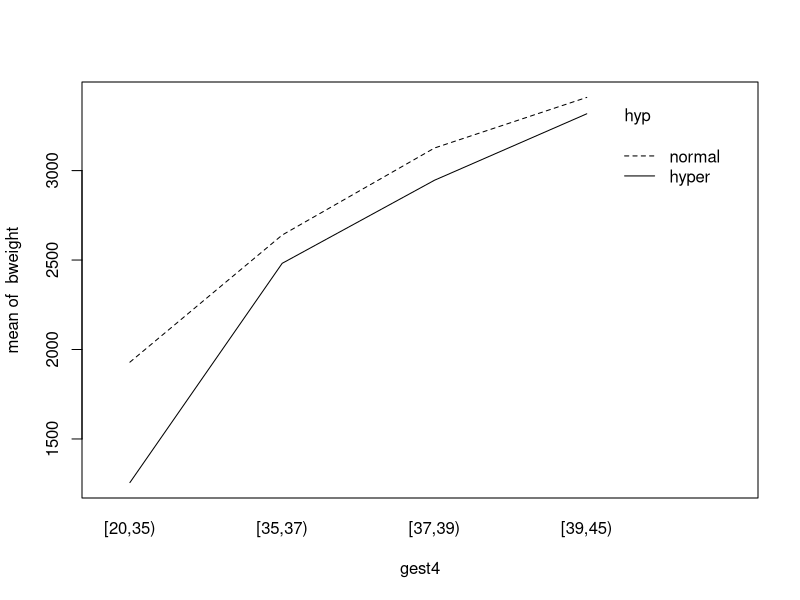
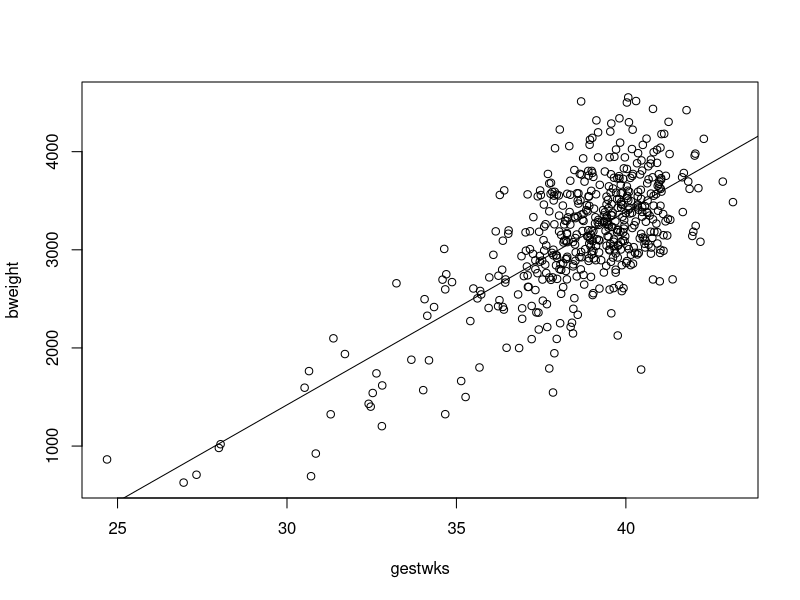
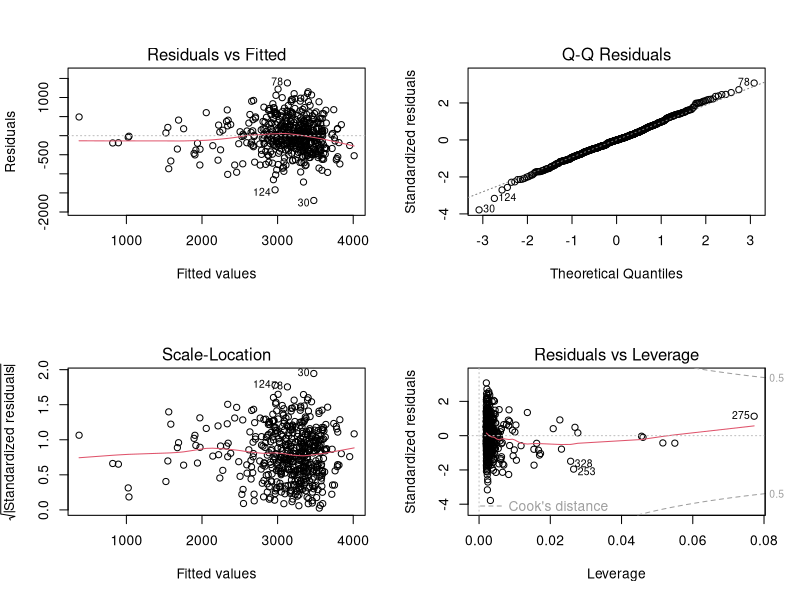
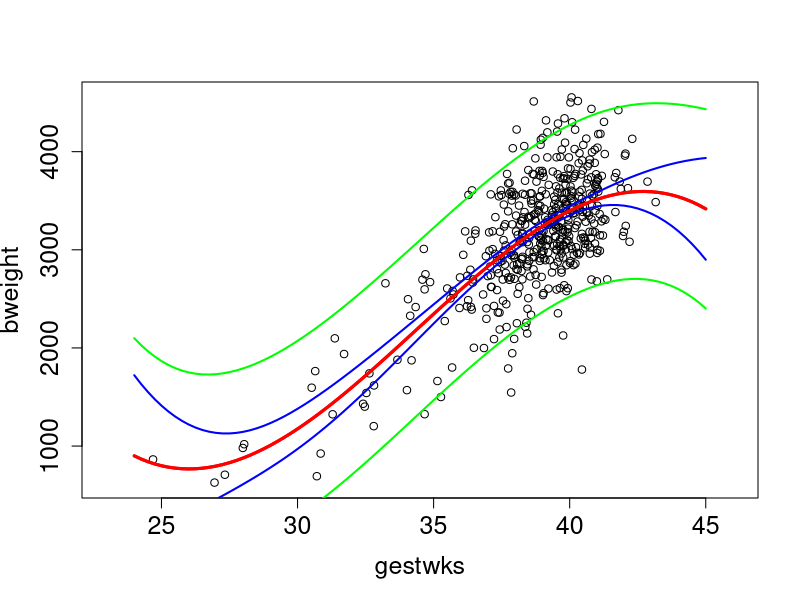
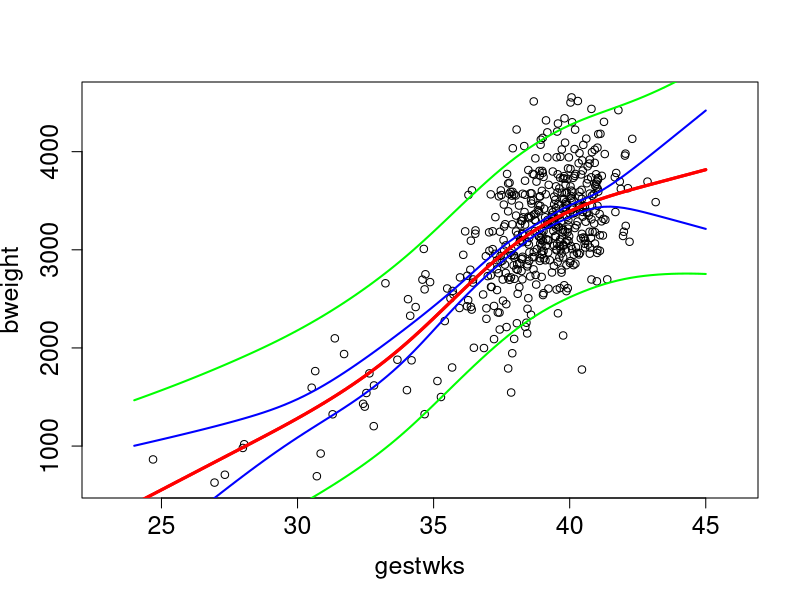
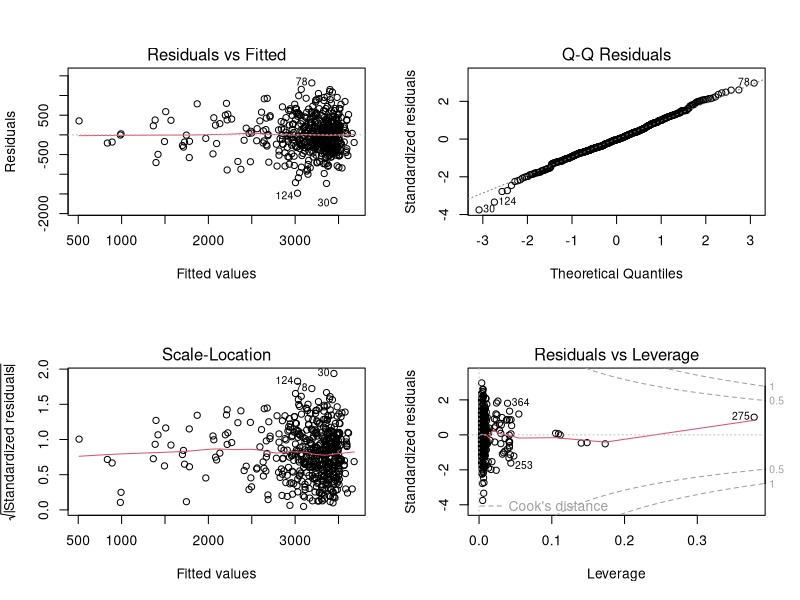
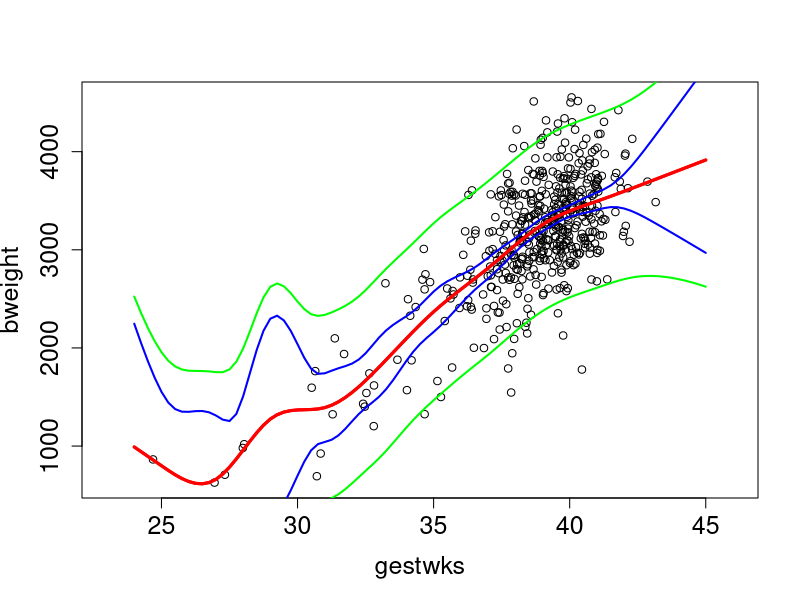
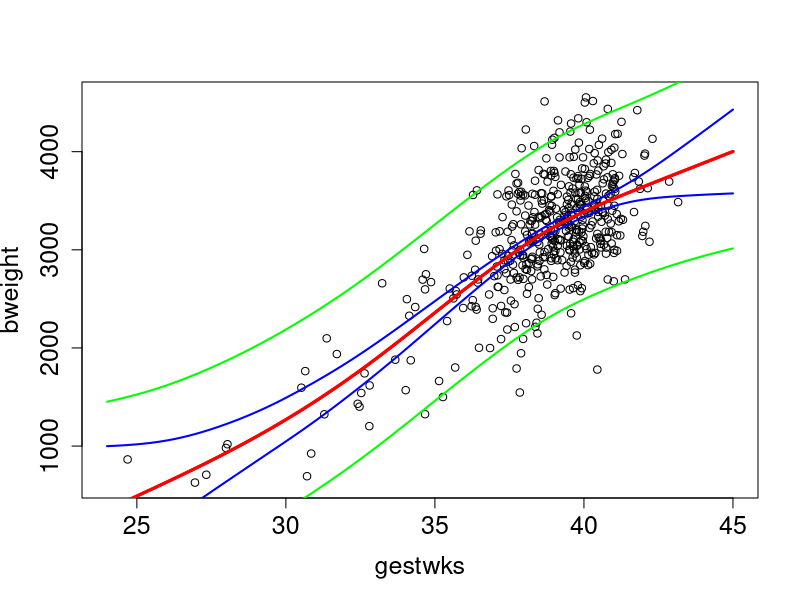

The R script that drew these images, in order:
### R code from vignette source 'effects-s.rnw'
### Encoding: ISO8859-1

###################################################
### code chunk number 1: Run births-house
###################################################
library(Epi)
data(births)
str(births)


###################################################
### code chunk number 2: effects-s.rnw:80-86
###################################################
births$hyp <- factor(births$hyp, labels = c("normal", "hyper"))
births$sex <- factor(births$sex, labels = c("M", "F"))
births$agegrp <- cut(births$matage, 
    breaks = c(20, 25, 30, 35, 40, 45), right = FALSE)
births$gest4 <- cut(births$gestwks, 
    breaks = c(20, 35, 37, 39, 45), right = FALSE)


###################################################
### code chunk number 3: summary
###################################################
summary(births)
with(births, sd(bweight) )


###################################################
### code chunk number 4: t test for sex on bweight
###################################################
with( births, t.test(bweight ~ sex, var.equal=T) )


###################################################
### code chunk number 5: Effects of sex on bweight
###################################################
effx(response=bweight, type="metric", exposure=sex, data=births)


###################################################
### code chunk number 6: Table of mean birth weight by sex
###################################################
stat.table(sex, mean(bweight), data=births)


###################################################
### code chunk number 7: lm of bweight by sex
###################################################
m1 <- glm(bweight ~ sex, family=gaussian, data=births)
summary(m1)


###################################################
### code chunk number 8: ci.lin of bweight by sex
###################################################
round( ci.lin(m1)[ , c(1,5,6)] , 1)


###################################################
### code chunk number 9: Effects of hyp on bweight
###################################################
effx(response=bweight, type="metric", exposure=hyp, data=births)


###################################################
### code chunk number 10: Effects of gest4 (four levels) on bweight
###################################################
effx(response=bweight,typ="metric",exposure=gest4,data=births)


###################################################
### code chunk number 11: Table of mean bweight by gest4
###################################################
stat.table(gest4,mean(bweight),data=births)


###################################################
### code chunk number 12: lm of gest4 on bweight
###################################################
m2 <- lm(bweight ~ gest4, data = births)
round( ci.lin(m2)[ , c(1,5,6)] , 1)


###################################################
### code chunk number 13: bweight-by-hyp-gest4
###################################################
par(mfrow=c(1,1))
with( births, interaction.plot(gest4, hyp, bweight) )


###################################################
### code chunk number 14: Effect of hyp on bweight stratified by gest4
###################################################
effx(bweight, type="metric", exposure=hyp, strata=gest4,data=births)


###################################################
### code chunk number 15: lm for hyp on bweight stratified by gest4
###################################################
m3 <- lm(bweight ~ gest4/hyp, data = births)
round( ci.lin(m3)[ , c(1,5,6)], 1) 


###################################################
### code chunk number 16: lmI for hyp on bweight stratified by gest4
###################################################
m3I <- lm(bweight ~ gest4 + hyp + gest4:hyp, data = births)
round( ci.lin(m3I)[ , c(1,5,6)], 1) 


###################################################
### code chunk number 17: lmIb for hyp on bweight stratified by gest4b
###################################################
births$gest4b <- Relevel( births$gest4, ref = 4)
m3Ib <- lm(bweight ~ gest4b*hyp, data = births)
round( ci.lin(m3Ib)[ , c(1,5,6)], 1) 


###################################################
### code chunk number 18: lmI for hyp on bweight stratified by gest4
###################################################
m3M <- lm(bweight ~ gest4 + hyp, data = births)
round( ci.lin(m3M)[ , c(1,5,6)], 1) 


###################################################
### code chunk number 19: test for hyp-gest4 interaction on bweight
###################################################
anova(m3I, m3M)


###################################################
### code chunk number 20: Effects of hyp on lowbw stratified by sex
###################################################
effx(bweight, type="metric", exposure=hyp, strata= sex, data=births)
m4S <- lm(bweight ~ sex/hyp, data = births)
round( ci.lin(m4S)[ , c(1,5,6)], 1) 
m4I <- lm(bweight ~ sex + hyp + sex:hyp, data = births)
round( ci.lin(m4I)[ , c(1,5,6)], 1) 


###################################################
### code chunk number 21: Effect of hyp on bweight controlled for sex
###################################################
effx(bweight, type="metric", exposure=hyp, control=sex, data=births)


###################################################
### code chunk number 22: lm for hyp on bweight controlled for sex
###################################################
m4 <- lm(bweight ~ sex + hyp, data = births)
ci.lin(m4)[ , c(1,5,6)]  


###################################################
### code chunk number 23: Linear effect of gestwks on bweight
###################################################
effx(response=bweight, type="metric", exposure=gestwks,data=births)
m5 <- lm(bweight ~ gestwks, data=births) ; ci.lin(m5)[ , c(1,5,6)]


###################################################
### code chunk number 24: Linear effect of gestwks on lowbw
###################################################
effx(response=lowbw, type="binary", exposure=gestwks,data=births)


###################################################
### code chunk number 25: Linear effect of gestwks on bweight stratified by agegrp
###################################################
effx(bweight, type="metric", exposure=gestwks, strata=agegrp, data=births)


###################################################
### code chunk number 26: Plot-bweight-by-gestwks
###################################################
with(births, plot(gestwks,bweight))
abline(m5)


###################################################
### code chunk number 27: bweight-gestwks-m5-diag
###################################################
par(mfrow=c(2,2))
plot(m5)


###################################################
### code chunk number 28: bweight-by-gestwks-cubic
###################################################
m6 <- update(m5, . ~ .  + I(gestwks^2) + I(gestwks^3))
round(ci.lin(m6)[, c(1,5,6)], 1)


###################################################
### code chunk number 29: bweight-by-gestwks-cubic-ortog
###################################################
births2 <- subset(births, !is.na(gestwks))
m.ortpoly <- lm(bweight ~ poly(gestwks, 3), data= births2 )
round(ci.lin(m.ortpoly)[, c(1,5,6)], 1)
anova(m5, m.ortpoly)


###################################################
### code chunk number 30: bweight-by-gestwks-cubic-pred
###################################################
nd <- data.frame(gestwks = seq(24, 45, by = 0.25) ) 
fit.poly <- predict( m.ortpoly, newdata=nd, interval="conf" )
pred.poly <- predict( m.ortpoly, newdata=nd, interval="pred" )
par(mfrow=c(1,1))
with( births, plot( bweight ~ gestwks, xlim = c(23, 46), cex.axis= 1.5, cex.lab = 1.5 )  )
matlines( nd$gestwks, fit.poly, lty=1, lwd=c(3,2,2), col=c('red','blue','blue') )
matlines( nd$gestwks, pred.poly, lty=1, lwd=c(3,2,2), col=c('red','green','green') )


###################################################
### code chunk number 31: bweight-gestwks-Ns5
###################################################
library(splines)
mNs5 <- lm( bweight ~ Ns( gestwks, 
        knots = c(28,34,38,40,43)), data = births)
round(ci.lin(mNs5)[ , c(1,5,6)], 1)


###################################################
### code chunk number 32: Ns5-pred
###################################################
fit.Ns5 <- predict( mNs5, newdata=nd, interval="conf" )
pred.Ns5 <- predict( mNs5, newdata=nd, interval="pred" )
with( births, plot( bweight ~ gestwks, xlim = c(23, 46), cex.axis= 1.5, cex.lab = 1.5 )  )
matlines( nd$gestwks, fit.Ns5, lty=1, lwd=c(3,2,2), col=c('red','blue','blue') )
matlines( nd$gestwks, pred.Ns5, lty=1, lwd=c(3,2,2), col=c('red','green','green') )


###################################################
### code chunk number 33: cubic-diag
###################################################
par(mfrow=c(2,2))
plot(mNs5)


###################################################
### code chunk number 34: bweigth-gestwks-Ns10
###################################################
mNs10 <- lm( bweight ~ Ns( gestwks, 
        knots = seq(25, 43, by = 2)), data = births)
round(ci.lin(mNs10)[ , c(1,5,6)], 1)
fit.Ns10 <- predict( mNs10, newdata=nd, interval="conf" )
pred.Ns10 <- predict( mNs10, newdata=nd, interval="pred" )
par(mfrow=c(1,1))
with( births, plot( bweight ~ gestwks, xlim = c(23, 46), cex.axis= 1.5, cex.lab = 1.5 )  )
matlines( nd$gestwks, fit.Ns10, lty=1, lwd=c(3,2,2), col=c('red','blue','blue') )
matlines( nd$gestwks, pred.Ns10, lty=1, lwd=c(3,2,2), col=c('red','green','green') )


###################################################
### code chunk number 35: bweight-gestwks-mPen
###################################################
library(mgcv)
mPen <- gam( bweight ~ s(gestwks), data = births)		
summary(mPen)	


###################################################
### code chunk number 36: mPen-sig2
###################################################
mPen$sig2
sqrt(mPen$sig2)


###################################################
### code chunk number 37: bweight-gestwks-mPen-plot
###################################################
pr.Pen <- predict( mPen, newdata=nd, se.fit=T)
par(mfrow=c(1,1))
with( births, plot( bweight ~ gestwks, xlim = c(24, 45), cex.axis= 1.5, cex.lab = 1.5 )  )
matlines( nd$gestwks, cbind(pr.Pen$fit, 
  pr.Pen$fit - 2*pr.Pen$se.fit, pr.Pen$fit + 2*pr.Pen$se.fit),  
  lty=1, lwd=c(3,2,2), col=c('red','blue','blue') )
matlines( nd$gestwks, cbind(pr.Pen$fit, 
  pr.Pen$fit - 2*sqrt( pr.Pen$se.fit^2 + mPen$sig2), 
  pr.Pen$fit + 2*sqrt( pr.Pen$se.fit^2 + mPen$sig2)),  
  lty=1, lwd=c(3,2,2), col=c('red','green','green')  )


###################################################
### code chunk number 38: Get the UCBAdmissions data
###################################################
UCBAdmissions


###################################################
### code chunk number 39: Convert the 2x2x6 contingency table to a data frame
###################################################
ucb <- as.data.frame(UCBAdmissions)
head(ucb)


###################################################
### code chunk number 40: Convert Admit to numeric coded 0/1
###################################################
ucb$Admit <- as.numeric(ucb$Admit)-1


###################################################
### code chunk number 41: Effect of Gender on Admit
###################################################
effx(Admit,type="binary",exposure=Gender,weights=Freq,data=ucb)


###################################################
### code chunk number 42: Effect of Gender stratified by Dept
###################################################
effx(Admit,type="binary",exposure=Gender,strata=Dept,weights=Freq,data=ucb)


###################################################
### code chunk number 43: Effect of Gender controlled for Dept
###################################################
effx(Admit,type="binary",exposure=Gender,control=Dept,weights=Freq,data=ucb)
